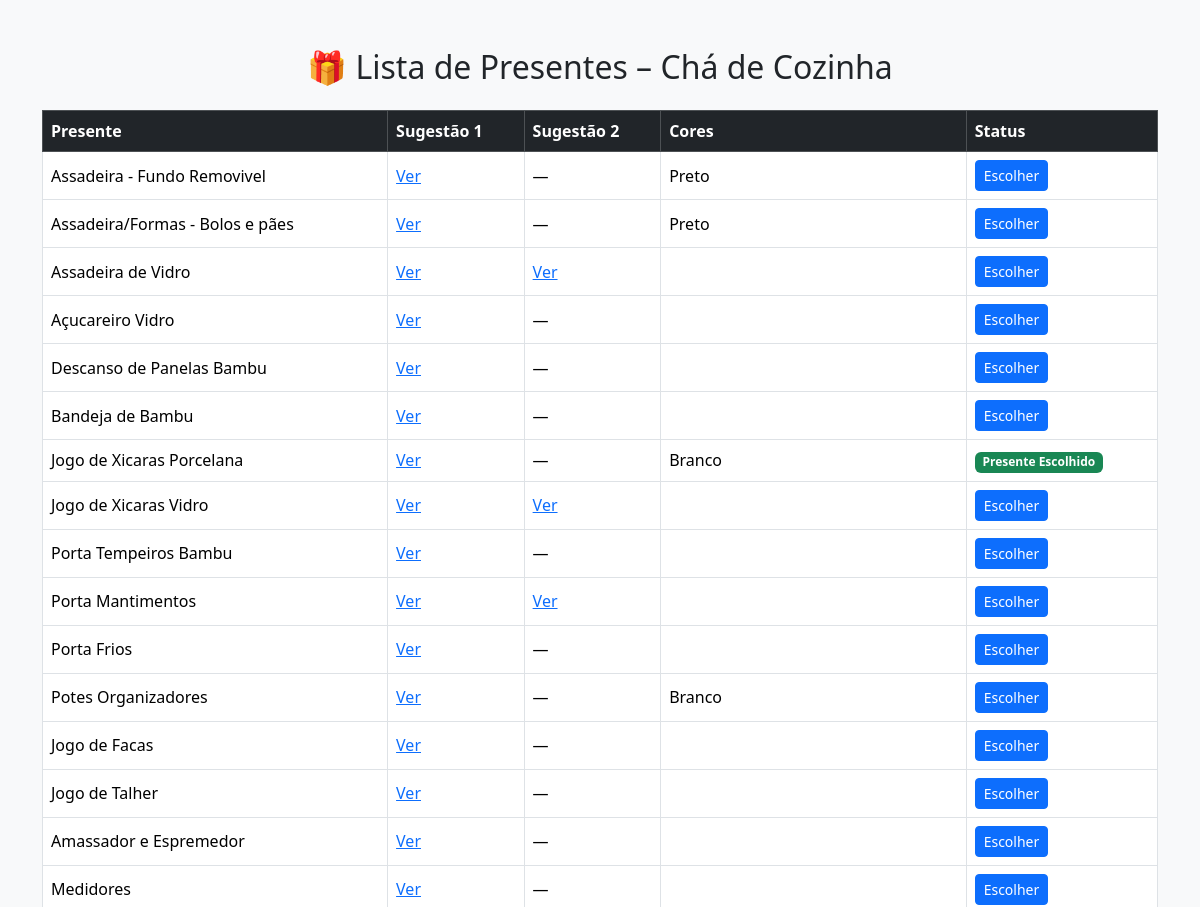
Before: / (upper part) with the older database file.
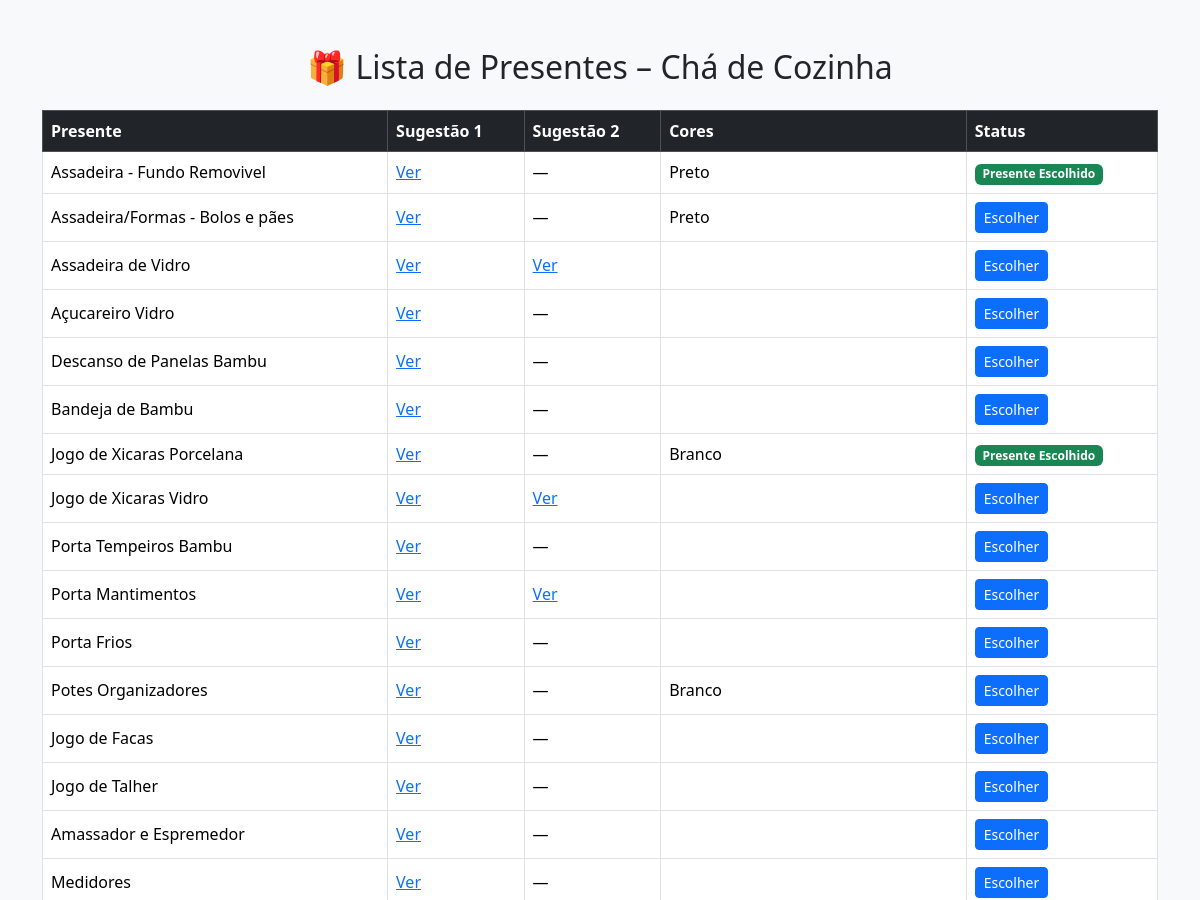
After: the same page with the newer database file.
### tables this page shows
CREATE TABLE presentes (
            id INTEGER PRIMARY KEY AUTOINCREMENT,
            presente TEXT,
            link1 TEXT,
            link2 TEXT,
            cores TEXT,
            escolhido_por TEXT
        );

### app.py (the view)
@app.route("/")
def index():
    is_admin = request.args.get("admin") == ADMIN_KEY
    conn = get_db()
    cursor = conn.cursor()
    cursor.execute("SELECT * FROM presentes")
    presentes = cursor.fetchall()
    conn.close()
    return render_template("index.html", presentes=presentes, is_admin=is_admin)

### app.py (called while the page is built)
def get_db():
    conn = sqlite3.connect(DB_PATH)
    conn.row_factory = sqlite3.Row
    return conn

### templates/index.html (shortened to what this page needs)
<!DOCTYPE html>
<html lang="pt-br">
<head>
    <link
      href="https://cdn.jsdelivr.net/npm/bootstrap@5.3.2/dist/css/bootstrap.min.css"
      rel="stylesheet"
    >
</head>
<body class="bg-light">
<div class="container mt-5">
    <h2 class="mb-4 text-center">🎁 Lista de Presentes – Chá de Cozinha</h2>
    <div class="table-responsive">
        <table class="table table-bordered table-hover align-middle">
            <thead class="table-dark">
                <tr>
                    <th>Presente</th>
                    <th>Sugestão 1</th>
                    <th>Sugestão 2</th>
                    <th>Cores</th>
                    <th>Status</th>
                </tr>
            </thead>
            <tbody>
            {% for item in presentes %}
                <tr>
                    <td>{{ item.presente }}</td>
                    <td>
                        {% if item.link1 %}
                            <a href="{{ item.link1 }}" target="_blank">Ver</a>
                        {% else %}
                            —
                        {% endif %}
                    </td>
                    <td>
                        {% if item.link2 %}
                            <a href="{{ item.link2 }}" target="_blank">Ver</a>
                        {% else %}
                            —
                        {% endif %}
                    </td>
                    <td>{{ item.cores }}</td>
                    <td>
                        {% if item.escolhido_por %}
                            <span class="badge bg-success">
                                Presente Escolhido
                            </span>
                        {% else %}
                            <button
                                class="btn btn-sm btn-primary"
                                data-bs-toggle="modal"
                                data-bs-target="#confirmModal{{ item.id }}"
                            >
                                Escolher
                            </button>
                        {% endif %}
                    </td>
                </tr>
            {% endfor %}
            </tbody>
        </table>
    </div>
</div>
</body>
</html>

Changed rows visible on the page:
changed presentes "Assadeira - Fundo Removivel": now shows "Presente Escolhido"; no longer shows "Escolher"
